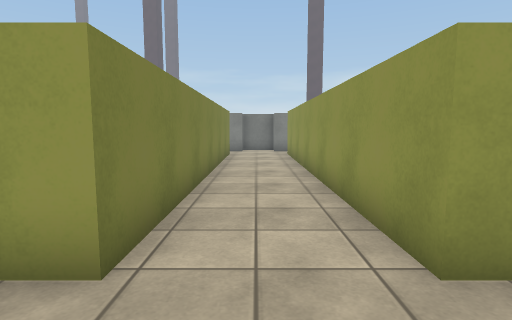
[1] (above)

22 first-person views from a walk through a 3-D level made in the Unity game engine. The camera is 1.2 m above the floor, tilts 6° down and sees 80° across. The floor is counted in squares, 1 m on a side. Each view is taken from the middle of a square. On the plan, view 1 faces up. The plan holds only what a view shows up to about 13 squares ahead; the rest is blank. The place goes on beyond the plan. Surface patterns are stand-ins for the level's own textures.

[2]
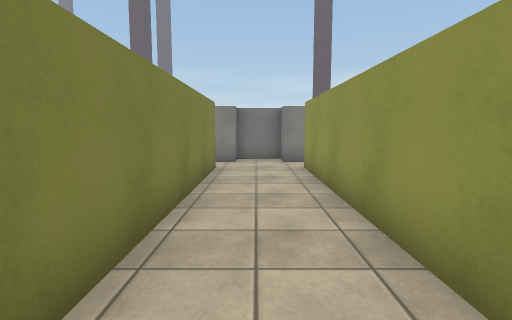

[3]
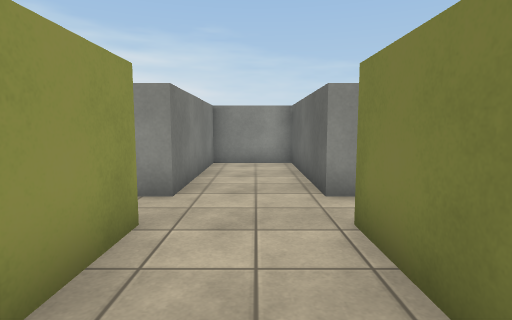

[4]
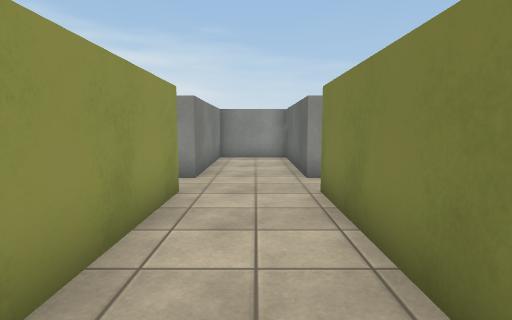

[5]
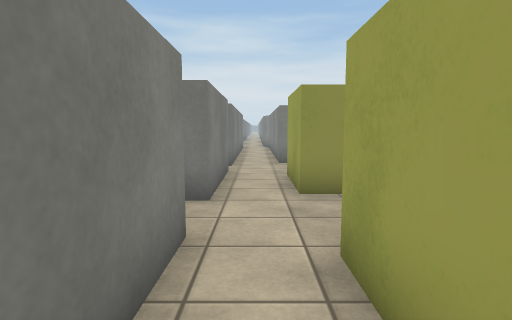

[6]
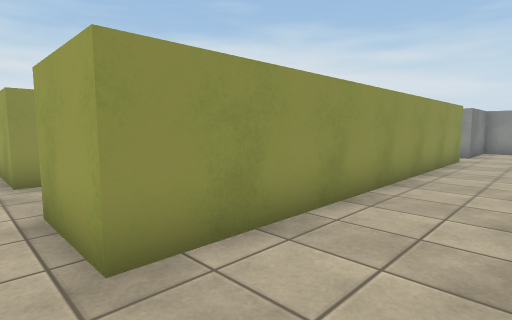

[7]
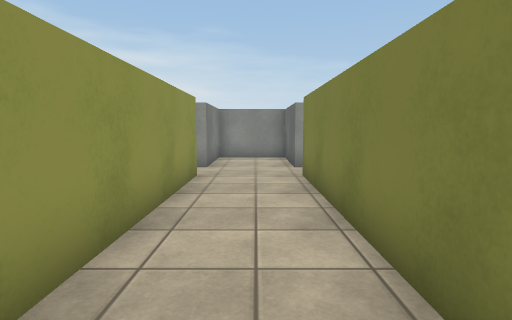

[8]
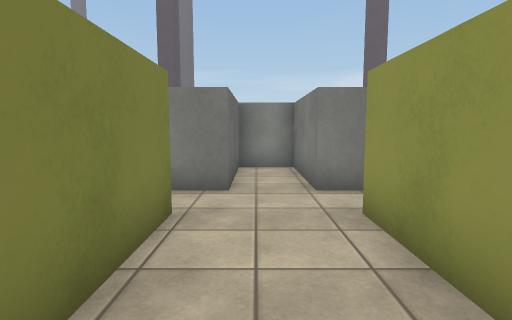

[9]
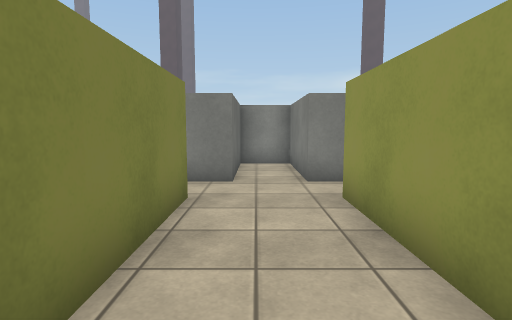

[10]
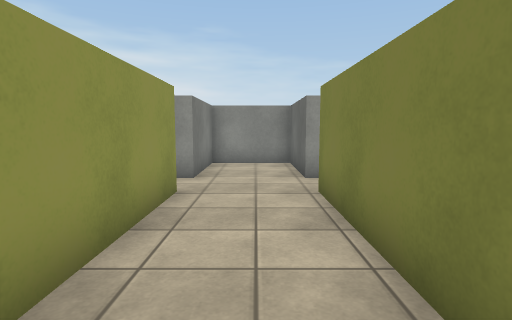

[11]
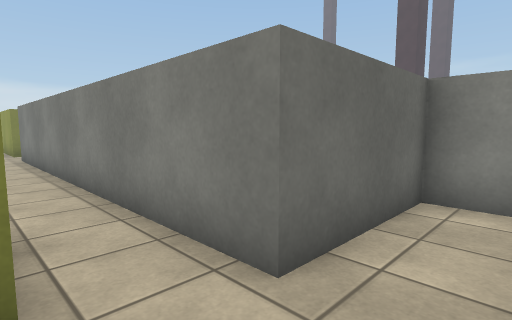

[12]
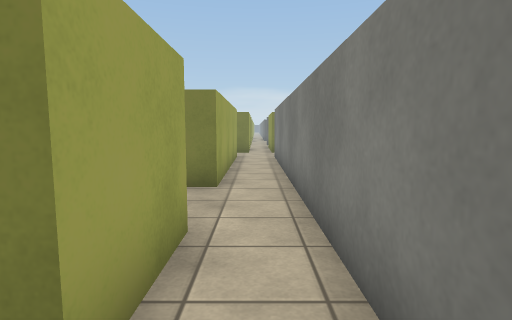

[13]
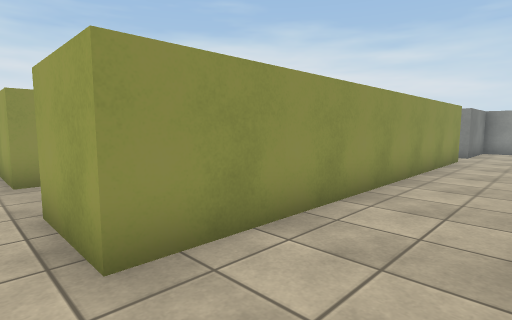

[14]
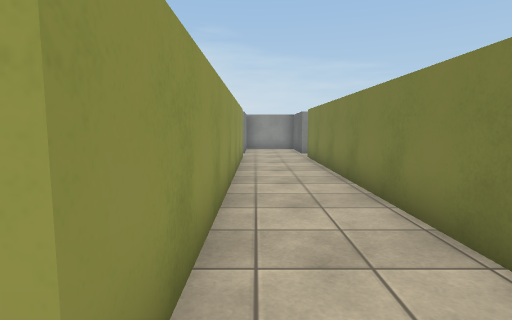

[15]
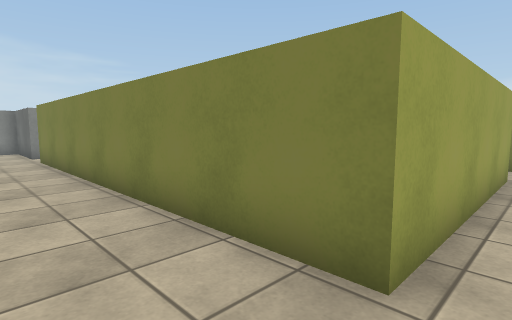

[16]
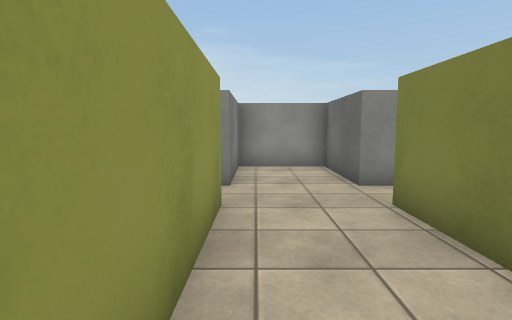

[17]
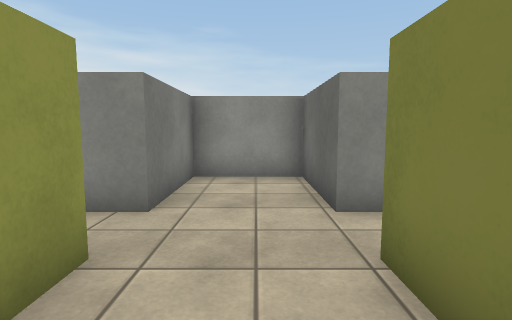

[18]
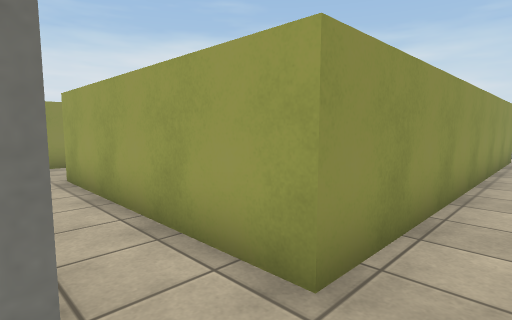

[19]
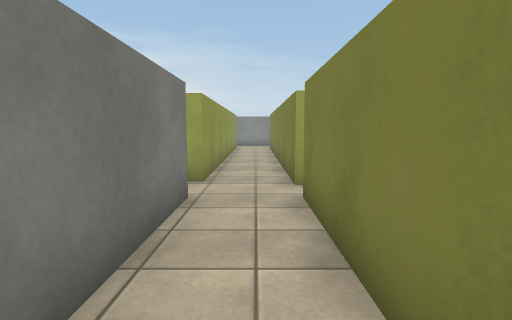

[20]
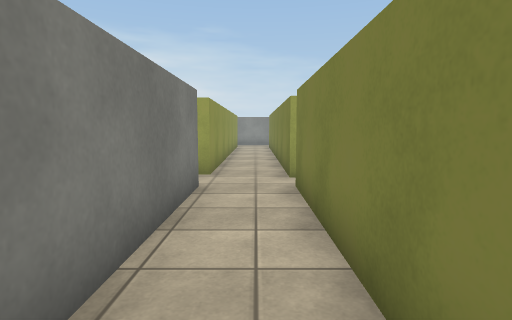

[21]
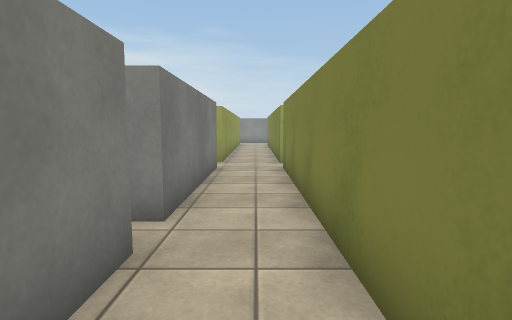

[22]
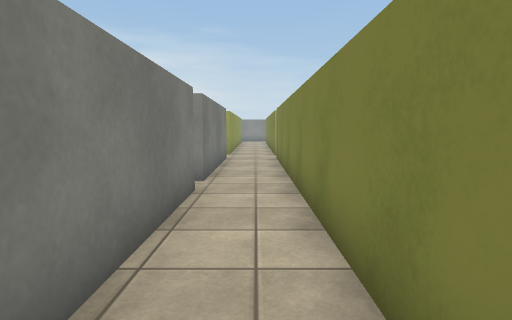

### Floor plan
Key: @ floor where view 1 was taken; # wall or solid block; . floor.
Columns run from 21 left of view 1 to 9 right of it. Each row starts with its distance up from view 1.
 28   .
 27  # #
 26  #.#
 25  #.#
 24  #.#
 23  #.##
 22  #..#
 21  #.##
 20  #.#
 19  #.#           ###
 18  #.#           #.#
 17  #.#           #.#  ###
 16 ##.#############.####.####.####
 15  #.............................
 14  #.########..###..###..###..###
 13  #.#      #..###..###..#
 12  #.#      #..###..###..#
 11  #.#      #..###..###..#
 10  #.#      #..###..###..#
  9  #.#      #..###..###..#
  8  #.#      #..###..###..#
  7    #      #..###..###..#
  6    #      #..###..###..#
  5    #      #..###..###..#
  4    #      #..###..###..#
  3    #     ##..###..###..#
  2          #...##...##...#
  1          #...##...##...#
  0          ##..###..###@.#
 -1           #..###..###..#
 -2           #..###..###..#
 -3           ###########..#
 -4                     #..#
 -5                     ####

Positions as (right, up) in squares from view 1, and headings:
1: (0, 0), facing up
2: (0, 5), facing up
3: (0, 6), facing down
4: (0, 8), facing down
5: (-4, 15), facing right
6: (-6, 15), facing down-right
7: (-5, 10), facing down
8: (-5, 10), facing up
9: (-5, 9), facing up
10: (-5, 8), facing down
11: (-4, 14), facing up-left
12: (-5, 15), facing left
13: (-11, 15), facing down-right
14: (-9, 15), facing down
15: (-9, 15), facing down-left
16: (-9, 7), facing down
17: (-10, 5), facing down
18: (-19, 16), facing down-right
19: (-19, 21), facing down
20: (-19, 22), facing down
21: (-19, 25), facing down
22: (-19, 28), facing down
